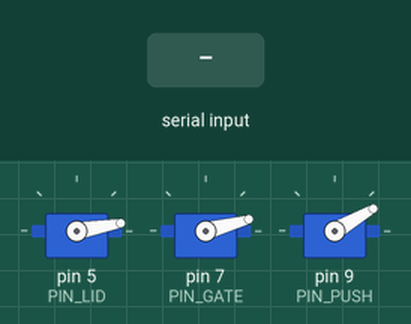
This sketch was run on a simulated Arduino Uno, built with avr-gcc and run on an emulated ATmega328P. Parts: 3 × servo. The inputs (shaded band) are chosen by the test bench. What the sketch prints to the serial monitor is not drawn.

Above: at 2.2 s.
2.3 s: "can\n" received over the second serial link
At 4.0 s:
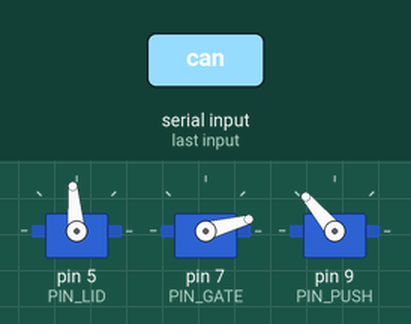
5.3 s: "1\n" received over the second serial link
At 6.5 s:
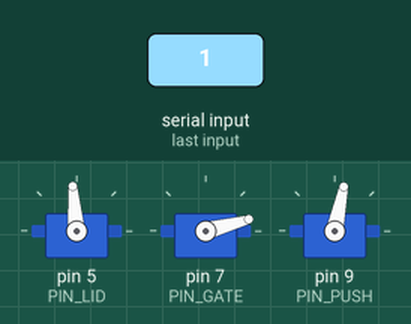
8.3 s: "plastic\n" received over the second serial link
At 10.6 s:
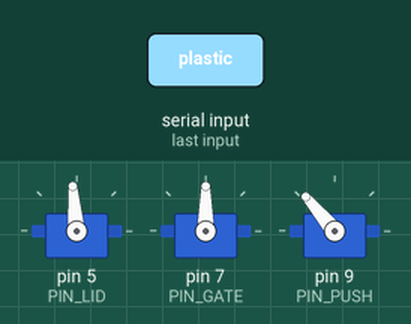
11.3 s: "normal\n" received over the second serial link
At 14.2 s:
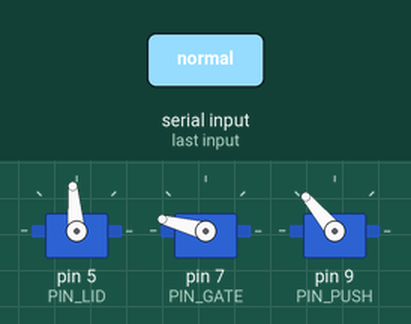
14.3 s: "6\n" received over the second serial link
At 15.93 s:
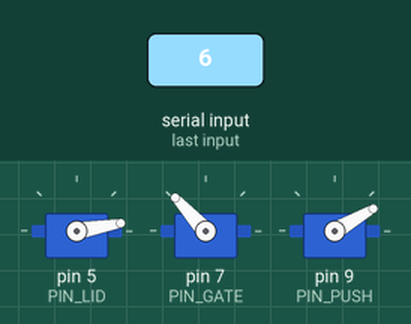
17.3 s: "3\n" received over the second serial link
At 18.29 s:
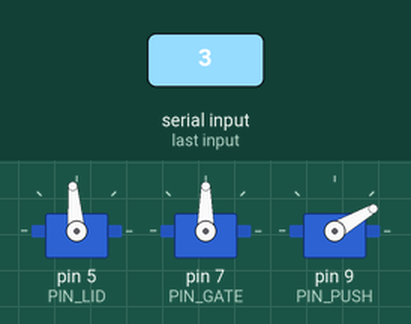
Timing chart, 0 to 21.3 s (numbered marks = the images above; inputs shaded):
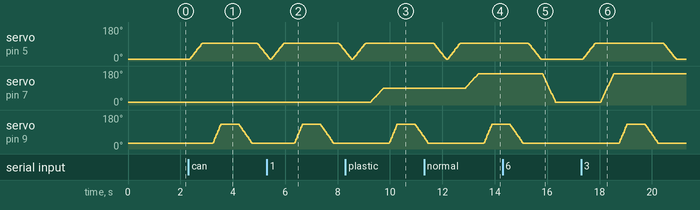

The sketch:

trashbin_v2.ino
```cpp
/* ═══════════════════════════════════════════════════════════════════════════
 *  스마트 휴지통  v2  (서보모터 3개 · 캔 / 플라스틱 / 일반 분리)
 *  ─────────────────────────────────────────────────────────────────────────
 *  누비다플랫폼 / 아두이노 나노 CH340
 *
 *  ★ v2 에서 바뀐 점 ★  ← 이게 핵심입니다
 *
 *    웹앱(누비다플랫폼)은 명령을 그냥 보내지 않고
 *    "xa1bfc0fbece7eaefcfe" 처럼 암호처럼 바꿔서(난독화) 보냅니다.
 *
 *    v1 까지는 이 암호문을 그대로 읽어서
 *      [명령] xa1bfc0fbece7eaefcfe
 *      [무시] xa1bfc0fbece7eaefcfe     ← 그래서 동작이 안 됐습니다
 *
 *    v2 는 암호문을 풀어서 원래 명령(캔, 플라스틱 ...)을 알아냅니다.
 *
 *  ┌────────────────────────────────────────────────────────────────────┐
 *  │  서보 3개 역할                                                     │
 *  │                                                                    │
 *  │    5번 서보  →  뚜껑 (열고 닫기)                                   │
 *  │    7번 서보  →  분리대 (좌우로 돌려 길을 바꿈)                     │
 *  │    9번 서보  →  밀대 (쓰레기를 밀어 넣기)                          │
 *  └────────────────────────────────────────────────────────────────────┘
 *
 *  ┌────────────────────────────────────────────────────────────────────┐
 *  │  명령어 (블루투스로 보내면 동작)                                   │
 *  │                                                                    │
 *  │    캔      →  뚜껑 열고 → 분리대 캔쪽 → 밀대 → 뚜껑 닫기          │
 *  │    플라스틱→  뚜껑 열고 → 분리대 플라스틱쪽 → 밀대 → 뚜껑 닫기    │
 *  │    일반     →  뚜껑 열고 → 분리대 일반쪽 → 밀대 → 뚜껑 닫기        │
 *  │    열기     →  뚜껑만 열기                                        │
 *  │    닫기     →  뚜껑만 닫기                                        │
 *  │    홈       →  모든 서보 처음 위치로                                │
 *  │                                                                    │
 *  │  ★ 누비다머신 AI 명령도 그대로 쓸 수 있습니다                     │
 *  │       1NubidaAi → 캔    2NubidaAi → 플라스틱   3NubidaAi → 일반   │
 *  │       4NubidaAi → 열기  5NubidaAi → 닫기       6NubidaAi → 홈     │
 *  └────────────────────────────────────────────────────────────────────┘
 *
 *  ─────────────────────────────────────────────────────────────────────────
 *  ★ 배선
 *
 *      서보 5번 (뚜껑)      신호선(주황) → 5번
 *      서보 7번 (분리대)    신호선(주황) → 7번
 *      서보 9번 (밀대)      신호선(주황) → 9번
 *      서보 전원(빨강)      →  5V (서보 3개면 외부 5V 권장)
 *      서보 접지(갈색)      →  GND
 *
 *      ⚠️ 서보 3개를 한꺼번에 움직이면 전류가 많이 필요합니다.
 *         힘이 약하거나 떨리면 서보 전원을 따로 넣어 주세요.
 *      ⚠️ 2번·3번 핀은 블루투스 전용입니다.
 * ─────────────────────────────────────────────────────────────────────────
 *
 *  ★ 순서대로 확인하세요 (동작이 안 될 때)
 *      ① 시리얼 모니터(9600) 를 열고 전원을 켠다
 *         → "스마트 휴지통 v2" + "[빌드] 날짜" 가 보이는가?
 *           (안 보이면 업로드가 안 된 것입니다 → 시리얼 모니터 닫고 다시 업로드)
 *      ② 캔 명령을 보낸다
 *         → "[복호화] → [캔]" 이 보이는가?
 *         → "[동작] 캔 분리" 가 보이는가?
 *      ③ "[동작]" 은 보이는데 서보가 안 움직이면 → 배선/전원 문제
 *      ④ 서보가 떨리거나 힘이 없으면 → 서보 전원을 외부 5V 로
 * ═══════════════════════════════════════════════════════════════════════════ */

#include <SoftwareSerial.h>
#include <Servo.h>

/* ═══════════════════════════════════════════════════════════════════════════
 *  설정 ─ 여기 숫자만 바꾸시면 됩니다
 * ═══════════════════════════════════════════════════════════════════════════ */

/* ── 서보가 꽂힌 핀 ── */
#define PIN_LID     5      // 뚜껑 서보
#define PIN_GATE    7      // 분리대 서보
#define PIN_PUSH    9      // 밀대 서보

/* ── ① 뚜껑 각도 ── */
#define LID_CLOSE   10     // 닫힌 상태
#define LID_OPEN    95     // 열린 상태

/* ── ② 분리대 각도 (길을 바꾸는 부분) ── */
#define GATE_CAN    15     // 캔 통로
#define GATE_PLASTIC 90    // 플라스틱 통로
#define GATE_NORMAL 165    // 일반쓰레기 통로

/* ── ③ 밀대 각도 (쓰레기를 밀어 넣는 부분) ── */
#define PUSH_HOME   30     // 원래 위치 (대기)
#define PUSH_GO     130    // 밀어 넣기

/* ── 움직이는 속도 (숫자가 클수록 천천히) ── */
#define MS_FAST     300
#define MS_NORMAL   500
#define MS_SLOW     700

/* ── 동작 사이 쉬는 시간 (밀대가 밀고 돌아올 시간) ── */
#define WAIT_PUSH   700

/* ═══════════════════════════════════════════════════════════════════════════
 *  블루투스 (BLE)  RX=2 / TX=3
 * ═══════════════════════════════════════════════════════════════════════════ */
SoftwareSerial BTSerial(2, 3);

/* ═══════════════════════════════════════════════════════════════════════════
 *  ★ 난독화(암호문) 풀기
 *     웹이 보내는 "x1a2b3c..." 를 원래 명령으로 되돌립니다.
 *     ─────────────────────────────────────────────────────────────
 *     규칙 : 'x' + 2글자(열쇠) + [명령글자마다 2글자]
 *            각 2글자를 숫자로 바꾼 뒤 열쇠와 XOR 하면 원래 글자
 *     열쇠 : 0x2F (웹과 같아야 함)
 * ═══════════════════════════════════════════════════════════════════════════ */
#define NB_KEY 0x2F

/* 16진수 글자 1개 → 숫자   ('a'→10, 'F'→15, 아니면 -1) */
int hexVal(char c) {
  if (c >= '0' && c <= '9') return c - '0';
  if (c >= 'a' && c <= 'f') return c - 'a' + 10;
  if (c >= 'A' && c <= 'F') return c - 'A' + 10;
  return -1;
}

/* "x...." 를 원래 명령으로 되돌림. 실패하면 빈 문자열("") */
String decodeFrame(String frame) {
  if (frame.length() < 5 || frame.charAt(0) != 'x') return "";

  /* (1) 쓸 수 있는 16진수 글자만 모은다 */
  String hexs = "";
  for (unsigned int i = 1; i < frame.length(); i++) {
    char c = frame.charAt(i);
    if (hexVal(c) >= 0) hexs += c;
  }
  if (hexs.length() < 4) return "";

  /* (2) 글자 수가 홀수면 마지막 1글자가 잘린 것
   *     → 버리지 말고 그 1글자만 빼고 계속 (나머지는 정상 복원됨) */
  if ((hexs.length() % 2) != 0) {
    hexs = hexs.substring(0, hexs.length() - 1);
    if (hexs.length() < 4) return "";
  }

  /* (3) 열쇠 꺼내기 */
  int seed = (hexVal(hexs.charAt(0)) * 16 + hexVal(hexs.charAt(1))) ^ NB_KEY;
  if (seed == 0) return "";

  /* (4) 한 글자씩 열쇠와 XOR 해서 원래 글자로
   *     ★ 한글은 1글자가 3바이트라서, "영문만 남기고 버리면"
   *       한글 명령(캔·일반 등)이 전부 사라집니다. → 한글 바이트도 살립니다 */
  String out = "";
  for (unsigned int i = 2; i + 1 < hexs.length(); i += 2) {
    int h1 = hexVal(hexs.charAt(i));
    int h2 = hexVal(hexs.charAt(i + 1));
    if (h1 < 0 || h2 < 0) continue;
    char c = (char)((h1 * 16 + h2) ^ seed);
    out += c;                                  // ★ 거르지 않고 그대로 담음
  }
  out.trim();
  return out;
}

/* ═══════════════════════════════════════════════════════════════════════════
 *  서보 3개 기억장치
 *    ※ 함수 밖에 있어야 합니다 (안에 만들면 각도가 풀립니다)
 * ═══════════════════════════════════════════════════════════════════════════ */
Servo srv[3];
int   srvPin[3] = { PIN_LID,   PIN_GATE,    PIN_PUSH };
int   srvCur[3] = { LID_CLOSE, GATE_CAN,    PUSH_HOME };

/* ═══════════════════════════════════════════════════════════════════════════
 *  서보를 부드럽게 움직이는 함수
 *    pin : 서보 핀   deg : 목표 각도(0~180)   ms : 걸리는 시간
 *
 *  서보는 "천천히 가"라는 명령이 없어서, 3도씩 나눠서 조금씩 보냅니다.
 * ═══════════════════════════════════════════════════════════════════════════ */
void servoTo(int pin, int deg, int ms) {

  if (deg < 0)   deg = 0;
  if (deg > 180) deg = 180;

  int i = -1;
  for (int k = 0; k < 3; k++) if (srvPin[k] == pin) { i = k; break; }
  if (i < 0) return;

  int from = srvCur[i];
  if (from == deg) return;

  int total = abs(deg - from);
  int steps = total / 3; if (steps < 1) steps = 1;
  int tick  = ms / steps; if (tick < 5) tick = 5;

  int dir = (deg > from) ? 3 : -3;
  int cur = from;

  for (int s = 1; s <= steps; s++) {
    cur += dir;
    if (dir > 0 && cur > deg) cur = deg;
    if (dir < 0 && cur < deg) cur = deg;
    srv[i].write(cur);
    delay(tick);
  }

  if (cur != deg) srv[i].write(deg);
  srvCur[i] = deg;
}

/* ═══════════════════════════════════════════════════════════════════════════
 *  기본 동작
 * ═══════════════════════════════════════════════════════════════════════════ */

/* ── 뚜껑 열기 ── */
void lidOpen() {
  servoTo(PIN_LID, LID_OPEN, MS_NORMAL);
}

/* ── 뚜껑 닫기 ── */
void lidClose() {
  servoTo(PIN_LID, LID_CLOSE, MS_NORMAL);
}

/* ── 분리대를 원하는 통로로 ── */
void gateTo(int angle) {
  servoTo(PIN_GATE, angle, MS_NORMAL);
}

/* ── 밀대로 밀어 넣기 (밀고 → 잠깐 → 돌아오기) ── */
void pushOnce() {
  servoTo(PIN_PUSH, PUSH_GO,   MS_FAST);    // 밀기
  delay(WAIT_PUSH);                          // 밀린 쓰레기가 떨어질 시간
  servoTo(PIN_PUSH, PUSH_HOME, MS_NORMAL);  // 원위치
}

/* ── 모든 서보 처음 위치로 ── */
void goHome() {
  servoTo(PIN_PUSH, PUSH_HOME, MS_NORMAL);
  servoTo(PIN_GATE, GATE_CAN,  MS_NORMAL);
  servoTo(PIN_LID,  LID_CLOSE, MS_NORMAL);
}

/* ── 쓰레기 하나 분리하기 ──
 *    gateAngle : 분리대가 갈 통로 각도
 */
void sortTrash(int gateAngle) {

  /* 1. 뚜껑 열기 */
  lidOpen();
  delay(200);

  /* 2. 분리대를 그 통로로 돌리기 */
  gateTo(gateAngle);
  delay(200);

  /* 3. 밀대로 밀어 넣기 */
  pushOnce();

  /* 4. 뚜껑 닫기 */
  delay(200);
  lidClose();
}

/* ═══════════════════════════════════════════════════════════════════════════
 *  명령 처리
 * ═══════════════════════════════════════════════════════════════════════════ */
bool runCommand(String cmd) {

  /* ══════════════════════════════════════════════════════════════════════
   *  ★ 누비다머신 AI 명령이 오면 휴지통 동작으로 연결합니다
   *     ★ 마지막 글자(i)가 잘려서 "1NubidaA" 로 와도 알아봅니다.
   * ══════════════════════════════════════════════════════════════════════ */
  if (cmd.length() >= 7 && cmd.charAt(0) >= '1' && cmd.charAt(0) <= '6'
      && cmd.indexOf("Nubida") >= 0) {
    char n = cmd.charAt(0);
    Serial.print(F("[AI명령] ")); Serial.print(n); Serial.println(F("번 → 휴지통 동작"));

    if (n == '1') { sortTrash(GATE_CAN);     return true; }
    if (n == '2') { sortTrash(GATE_PLASTIC); return true; }
    if (n == '3') { sortTrash(GATE_NORMAL);  return true; }
    if (n == '4') { lidOpen();               return true; }
    if (n == '5') { lidClose();              return true; }
    if (n == '6') { goHome();                return true; }
  }

  /* ── 캔 ── */
  if (cmd.equals("캔") || cmd.equals("can") || cmd.equals("1")) {
    Serial.println(F("[동작] 캔 분리"));
    sortTrash(GATE_CAN);
    return true;
  }

  /* ── 플라스틱 ── */
  else if (cmd.equals("플라스틱") || cmd.equals("plastic") || cmd.equals("2")) {
    Serial.println(F("[동작] 플라스틱 분리"));
    sortTrash(GATE_PLASTIC);
    return true;
  }

  /* ── 일반 ── */
  else if (cmd.equals("일반") || cmd.equals("일반쓰레기") ||
           cmd.equals("normal") || cmd.equals("3")) {
    Serial.println(F("[동작] 일반쓰레기 분리"));
    sortTrash(GATE_NORMAL);
    return true;
  }

  /* ── 뚜껑만 열기 ── */
  else if (cmd.equals("열기") || cmd.equals("open") || cmd.equals("4")) {
    Serial.println(F("[동작] 뚜껑 열기"));
    lidOpen();
    return true;
  }

  /* ── 뚜껑만 닫기 ── */
  else if (cmd.equals("닫기") || cmd.equals("close") || cmd.equals("5")) {
    Serial.println(F("[동작] 뚜껑 닫기"));
    lidClose();
    return true;
  }

  /* ── 홈 (처음 위치) ── */
  else if (cmd.equals("홈") || cmd.equals("home") ||
           cmd.equals("reset") || cmd.equals("6")) {
    Serial.println(F("[동작] 처음 위치"));
    goHome();
    return true;
  }

  return false;    // 모르는 명령
}

/* ═══════════════════════════════════════════════════════════════════════════
 *  블루투스 수신
 * ═══════════════════════════════════════════════════════════════════════════ */
char          rxBuf[192];
int           rxLen    = 0;
unsigned long lastRxAt = 0;

#define FRAME_GAP_MS 60     // 마지막 글자 후 이만큼 지나면 한 줄 끝으로 봄

void drainBle() {
  while (BTSerial.available()) {
    char c = (char)BTSerial.read();
    if (rxLen < (int)sizeof(rxBuf) - 1) rxBuf[rxLen++] = c;
    lastRxAt = millis();
  }
}

void handleFrame() {
  if (rxLen == 0) return;
  rxBuf[rxLen] = '\0';
  String block(rxBuf);
  rxLen = 0;

  int start = 0;
  for (int i = 0; i <= (int)block.length(); i++) {
    bool cut = (i == (int)block.length()) ||
               block.charAt(i) == '\n' || block.charAt(i) == '\r';
    if (!cut) continue;
    if (i > start) {
      String one = block.substring(start, i);
      one.trim();
      if (one.length() > 0) {
        Serial.print(F("[명령] "));
        Serial.println(one);

        /* ── ★ 여기가 v2 의 핵심 ──
         *    'x' 로 시작하면 암호문 → 풀어서 원래 명령으로 바꿉니다 */
        if (one.charAt(0) == 'x') {
          String plain = decodeFrame(one);
          Serial.print(F("[복호화] → ["));
          Serial.print(plain);
          Serial.println(F("]"));
          if (plain.length() == 0) {
            Serial.println(F("[무시] 복호화 실패 (조각일 수 있음)"));
            continue;
          }
          one = plain;                      // ← 이제 원래 명령이 됨
        }

        if (!runCommand(one)) {
          Serial.print(F("[무시] "));
          Serial.println(one);
        }
      }
    }
    start = i + 1;
  }
}

/* ═══════════════════════════════════════════════════════════════════════════
 *  setup ─ 전원 켤 때 1번
 * ═══════════════════════════════════════════════════════════════════════════ */
void setup() {
  Serial.begin(9600);
  BTSerial.begin(9600);

  /* 서보 3개 준비 */
  for (int i = 0; i < 3; i++) {
    srv[i].attach(srvPin[i]);
    srv[i].write(srvCur[i]);
  }
  delay(300);

  /* 처음 위치로 */
  servoTo(PIN_LID,  LID_CLOSE, MS_FAST);
  servoTo(PIN_GATE, GATE_CAN,  MS_FAST);
  servoTo(PIN_PUSH, PUSH_HOME, MS_FAST);
  delay(300);

  Serial.println(F(""));
  Serial.println(F("=========================================="));
  Serial.println(F("  스마트 휴지통 v2  (난독화 대응)"));
  Serial.print(F("[빌드] ")); Serial.print(F(__DATE__));
  Serial.print(F(" "));      Serial.println(F(__TIME__));
  Serial.println(F("------------------------------------------"));
  Serial.print(F("  뚜껑   →  ")); Serial.print(PIN_LID);
  Serial.print(F("번   (닫힘 ")); Serial.print(LID_CLOSE);
  Serial.print(F(" / 열림 "));   Serial.print(LID_OPEN);
  Serial.println(F(")"));
  Serial.print(F("  분리대 →  ")); Serial.print(PIN_GATE);
  Serial.print(F("번   (캔 "));  Serial.print(GATE_CAN);
  Serial.print(F(" / 플라스틱 ")); Serial.print(GATE_PLASTIC);
  Serial.print(F(" / 일반 "));   Serial.print(GATE_NORMAL);
  Serial.println(F(")"));
  Serial.print(F("  밀대   →  ")); Serial.print(PIN_PUSH);
  Serial.print(F("번   (대기 ")); Serial.print(PUSH_HOME);
  Serial.print(F(" / 밀기 "));    Serial.print(PUSH_GO);
  Serial.println(F(")"));
  Serial.println(F("------------------------------------------"));
  Serial.println(F("  캔 / 플라스틱 / 일반"));
  Serial.println(F("  열기 / 닫기 / 홈"));
  Serial.println(F("=========================================="));
  Serial.println(F(""));
}

/* ═══════════════════════════════════════════════════════════════════════════
 *  loop ─ 계속 반복
 * ═══════════════════════════════════════════════════════════════════════════ */
void loop() {
  drainBle();
  if (rxLen > 0 && (millis() - lastRxAt) > FRAME_GAP_MS) {
    handleFrame();
  }
}
```

Measured:
- after the input at 2.3 s, servo on pin 5 (PIN_LID): rises from 10° to 95° in 0.48 s, then falls to 32° in 2.4 s; servo on pin 9 (PIN_PUSH): rises from 30° to 130° in 0.30 s, then falls to 30° in 1.2 s
- after the input at 5.3 s, servo on pin 9 (PIN_PUSH): rises from 30° to 130° in 0.30 s, then falls to 30° in 1.2 s
- after the input at 8.3 s, servo on pin 7 (PIN_GATE): moves from 15° to 90° over 0.48 s, starting after 0.97 s; servo on pin 9 (PIN_PUSH): rises from 30° to 130° in 0.30 s, then falls to 61° in 1.0 s
- after the input at 11.3 s, servo on pin 7 (PIN_GATE): moves from 90° to 165° over 0.48 s, starting after 1.6 s
- after the input at 14.3 s, servo on pin 7 (PIN_GATE): moves from 165° to 15° over 0.49 s, starting after 1.5 s
- after the input at 17.3 s, servo on pin 5 (PIN_LID): rises from 10° to 95° in 0.48 s, then falls to 10° in 3.1 s; servo on pin 7 (PIN_GATE): moves from 15° to 165° over 0.50 s, starting after 0.74 s; servo on pin 9 (PIN_PUSH): rises from 30° to 130° in 0.30 s, then falls to 30° in 1.2 s
